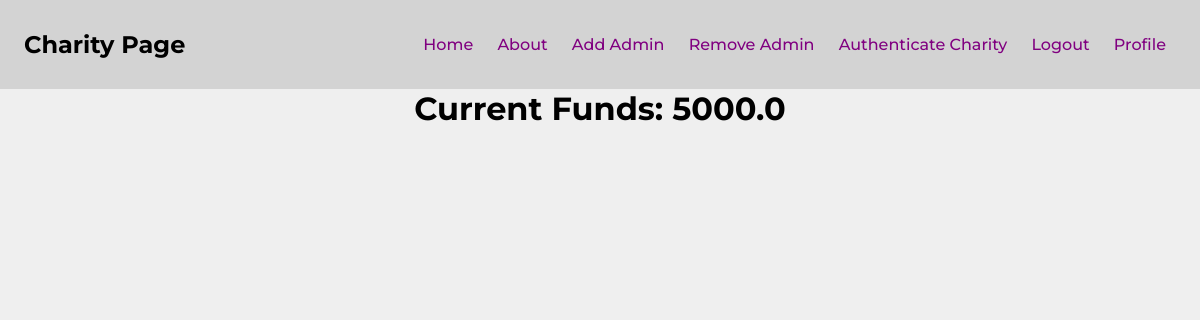
The page /donor/donor_profile/1 (signed in) on the database as committed earlier.
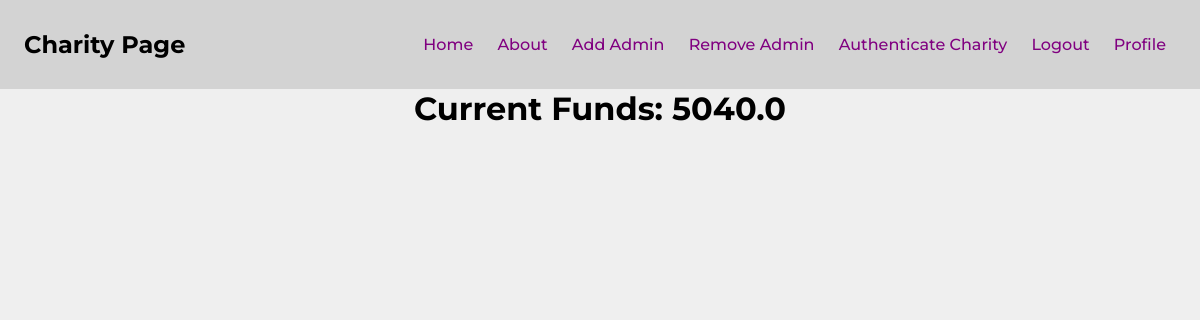
The same page on the database as committed later.
### app/models.py (models this page shows)
class Donor(db.Model, UserMixin):
    id              = Column(Integer, primary_key=True)
    first_name      = Column(String(64), nullable=False)
    last_name       = Column(String(64), nullable=False)
    address         = Column(String(64), nullable=False)
    zip_code        = Column(String(20), nullable=False)
    phone_home      = Column(String(64))
    phone_cell      = Column(String(64), nullable=False, unique=True)
    email           = Column(String(64), nullable=False, unique=True)
    password        = Column(String(64), nullable=False)
    bank            = Column(String(64))
    account_number  = Column(String(64))
    name_on_account = Column(String(64))
    balance         = Column(Float, default=0)
    auto_replenish  = Column(Boolean, default=False)
    daily_pledges   = Column(Float, default=0)
    admin           = Column(Boolean, default=False)
    receipts        = db.relationship('Receipt', backref='donor', lazy='dynamic')
    pledges         = db.relationship('Pledge', backref='donor', lazy='dynamic')
    donations       = db.relationship('Donation', backref='donor', lazy='dynamic')

### app/donor/routes.py (the view)
@donor.route('/donor_profile/<donor_id>')
@login_required
def donor_profile_page(donor_id):
    is_donor = isinstance(current_user, Donor)
    if not is_donor:
        return redirect(url_for('organization.charity_profile_page', charity_id=current_user.id))
    if not int(current_user.id) == int(donor_id):
        return redirect(url_for('main.home'))
    donor = Donor.query.filter_by(id=donor_id).first()
    return render_template('profile.html',
                           donor=donor)

### app/__init__.py (called while the page is built)
def create_app():
    app = Flask(__name__)
    app.config.from_object(Config)
    db.init_app(app)
    migrate.init_app(app,db)
    login_manager.init_app(app)
    mail.init_app(app)
    scheduler.init_app(app)
    scheduler.start()
    from app.models import Donor, Charity
    @login_manager.user_loader
    def load_user(user_id):
        donor = Donor.query.get(user_id)
        charity = Charity.query.get(user_id)
        if donor:
            return donor
        elif charity:
            return charity
        else:
            return None
    login_manager.login_view = 'main.login_donor'
    from app.donor import donor
    from app.organization import organization
    from app.main import main
    app.register_blueprint(main)
    app.register_blueprint(donor)
    app.register_blueprint(organization)
    return app

### app/donor/templates/profile.html (shortened to what this page needs)
{% extends 'base.html' %}
{% block content %}
<h1>Current Funds: {{ current_user.balance }}</h1>
{% endblock content %}

### app/templates/base.html (shortened to what this page needs)
<!DOCTYPE html>
<html lang="en">
<head>
    <link rel="stylesheet" href="{{ url_for('static', filename='main.css') }}">
</head>
<body>
    <header>
        <h2>Charity Page</h2>
        <nav>
            <ul>
                <li><a href="{{ url_for('main.home') }}">Home</a></li>
                <li><a href="{{ url_for('main.about') }}">About</a></li>
                {% if current_user.id == 1 %}
                    <li><a href="{{ url_for('donor.add_admin') }}">Add Admin</a></li>
                    <li><a href="{{ url_for('donor.remove_admin') }}">Remove Admin</a></li>
                {% endif %}
                {% if current_user.admin == True %}
                    <li><a href="{{ url_for('donor.authenticate_charity') }}">Authenticate Charity</a></li>
                {% endif %}
                {% if current_user.is_authenticated %}
                    <li><a href="{{ url_for('main.logout') }}">Logout</a></li>
                    <li><a href="{{ url_for('donor.donor_profile_page', donor_id=current_user.id) }}">Profile</a></li>
                {% else %}
                    <li><a href="{{ url_for('main.login_donor') }}">Login</a></li>
                    <li><a href="{{ url_for('main.signup_donor') }}">Sign Up</a></li>
                {% endif %}
            </ul>
        </nav>
    </header>
    {% block content %}{% endblock content %}
</body>
</html>

### app/static/main.css (style rules this page uses)
html { width: 100%; }
* { border:0; margin:0; padding: 0; box-sizing: border-box; font-family: "Montserrat", sans-serif; }
body { background: #EFEFEF; display: flex; flex-direction: column; align-items: center; justify-content: flex-start; }
a { font-weight: 500; font-size: 16px; text-decoration: none; list-style: none; padding: 0px 10px; color: purple }
header { width: 100%; display: flex; justify-content: space-between; align-items: center; padding: 30px 2%; background-color: #D3D3D3; }
nav li { display: inline-block; }

Rows that differ between the two databases and show on the page:
changed Donor: balance "5000.0" → "5040.0"
